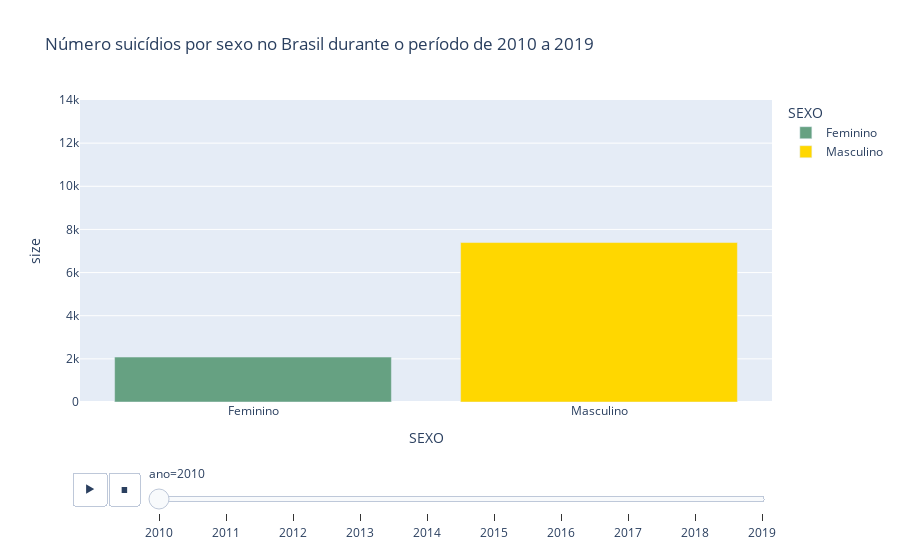

Notebook source saved alongside this figure:
### Code cell
fig = px.bar(df_sex, x="SEXO", y="size", 
             color="SEXO",
             animation_frame="ano", 
             animation_group="SEXO", 
             title='Número suicídios por sexo no Brasil durante o período de 2010 a 2019',
             range_y=[0,14000],
            color_discrete_map={'Feminino': '#66a182','Masculino': '#ffd700'})
fig.show()

### Figure 1 — Plotly figure (JSON) as saved in the notebook; plotly's stock layout.template omitted (floating-point values rounded to 4 significant figures)
{"data": [{"alignmentgroup": "True", "hovertemplate": "SEXO=%{x}<br>ano=2010<br>size=%{y}<extra></extra>", "ids": ["Feminino"], "legendgroup": "Feminino", "marker": {"color": "#66a182", "pattern": {"shape": ""}}, "name": "Feminino", "offsetgroup": "Feminino", "orientation": "v", "showlegend": true, "textposition": "auto", "type": "bar", "x": ["Feminino"], "xaxis": "x", "y": [2084], "yaxis": "y"}, {"alignmentgroup": "True", "hovertemplate": "SEXO=%{x}<br>ano=2010<br>size=%{y}<extra></extra>", "ids": ["Masculino"], "legendgroup": "Masculino", "marker": {"color": "#ffd700", "pattern": {"shape": ""}}, "name": "Masculino", "offsetgroup": "Masculino", "orientation": "v", "showlegend": true, "textposition": "auto", "type": "bar", "x": ["Masculino"], "xaxis": "x", "y": [7392], "yaxis": "y"}], "layout": {"barmode": "relative", "legend": {"title": {"text": "SEXO"}, "tracegroupgap": 0}, "sliders": [{"active": 0, "currentvalue": {"prefix": "ano="}, "len": 0.9, "pad": {"b": 10, "t": 60}, "steps": [{"args": [["2010"], {"frame": {"duration": 0, "redraw": true}, "fromcurrent": true, "mode": "immediate", "transition": {"duration": 0, "easing": "linear"}}], "label": "2010", "method": "animate"}, {"args": [["2011"], {"frame": {"duration": 0, "redraw": true}, "fromcurrent": true, "mode": "immediate", "transition": {"duration": 0, "easing": "linear"}}], "label": "2011", "method": "animate"}, {"args": [["2012"], {"frame": {"duration": 0, "redraw": true}, "fromcurrent": true, "mode": "immediate", "transition": {"duration": 0, "easing": "linear"}}], "label": "2012", "method": "animate"}, {"args": [["2013"], {"frame": {"duration": 0, "redraw": true}, "fromcurrent": true, "mode": "immediate", "transition": {"duration": 0, "easing": "linear"}}], "label": "2013", "method": "animate"}, {"args": [["2014"], {"frame": {"duration": 0, "redraw": true}, "fromcurrent": true, "mode": "immediate", "transition": {"duration": 0, "easing": "linear"}}], "label": "2014", "method": "animate"}, {"args": [["2015"], {"frame": {"duration": 0, "redraw": true}, "fromcurrent": true, "mode": "immediate", "transition": {"duration": 0, "easing": "linear"}}], "label": "2015", "method": "animate"}, {"args": [["2016"], {"frame": {"duration": 0, "redraw": true}, "fromcurrent": true, "mode": "immediate", "transition": {"duration": 0, "easing": "linear"}}], "label": "2016", "method": "animate"}, {"args": [["2017"], {"frame": {"duration": 0, "redraw": true}, "fromcurrent": true, "mode": "immediate", "transition": {"duration": 0, "easing": "linear"}}], "label": "2017", "method": "animate"}, {"args": [["2018"], {"frame": {"duration": 0, "redraw": true}, "fromcurrent": true, "mode": "immediate", "transition": {"duration": 0, "easing": "linear"}}], "label": "2018", "method": "animate"}, {"args": [["2019"], {"frame": {"duration": 0, "redraw": true}, "fromcurrent": true, "mode": "immediate", "transition": {"duration": 0, "easing": "linear"}}], "label": "2019", "method": "animate"}], "x": 0.1, "xanchor": "left", "y": 0, "yanchor": "top"}], "title": {"text": "Número suicídios por sexo no Brasil durante o período de 2010 a 2019"}, "updatemenus": [{"buttons": [{"args": [null, {"frame": {"duration": 500, "redraw": true}, "fromcurrent": true, "mode": "immediate", "transition": {"duration": 500, "easing": "linear"}}], "label": "&#9654;", "method": "animate"}, {"args": [[null], {"frame": {"duration": 0, "redraw": true}, "fromcurrent": true, "mode": "immediate", "transition": {"duration": 0, "easing": "linear"}}], "label": "&#9724;", "method": "animate"}], "direction": "left", "pad": {"r": 10, "t": 70}, "showactive": false, "type": "buttons", "x": 0.1, "xanchor": "right", "y": 0, "yanchor": "top"}], "xaxis": {"anchor": "y", "categoryarray": ["Feminino", "Masculino"], "categoryorder": "array", "domain": [0, 1], "title": {"text": "SEXO"}}, "yaxis": {"anchor": "x", "domain": [0, 1], "range": [0, 14000], "title": {"text": "size"}}}}
